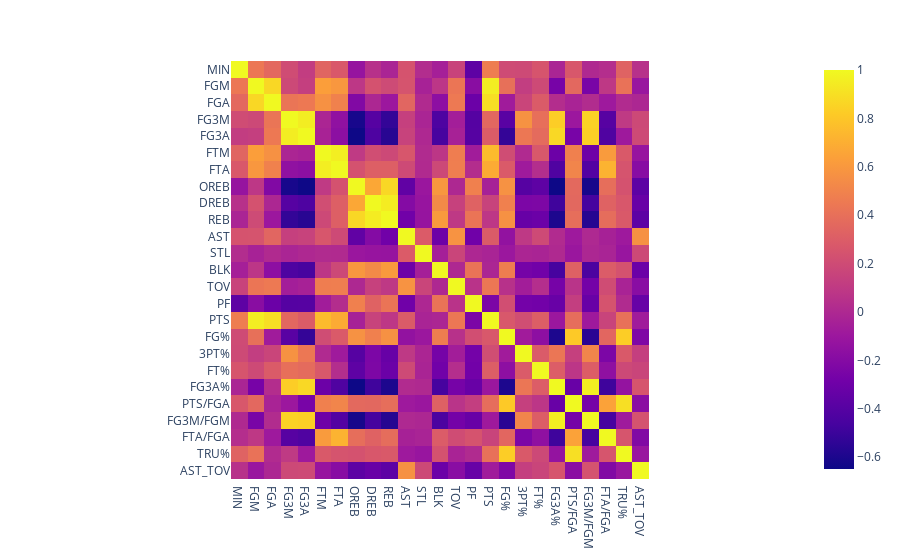

The notebook cell saved with this chart:
### Code cell
non_numeric_columns = data_per_min.select_dtypes(exclude=[np.number]).columns
print("Non-numeric columns:", non_numeric_columns)

numeric_data = data_per_min.select_dtypes(include=[np.number])
correlation_matrix = numeric_data.corr()

fig = px.imshow(correlation_matrix)
fig.show()

### Figure 1 — Plotly figure (JSON) as saved in the notebook; plotly's stock layout.template omitted (floating-point values rounded to 4 significant figures; data arrays with more than 128 entries replaced by an {"elided": "..."} marker saying what was removed)
{"data": [{"coloraxis": "coloraxis", "hovertemplate": "x: %{x}<br>y: %{y}<br>color: %{z}<extra></extra>", "name": "0", "type": "heatmap", "x": ["MIN", "FGM", "FGA", "FG3M", "FG3A", "FTM", "FTA", "OREB", "DREB", "REB", "AST", "STL", "BLK", "TOV", "PF", "PTS", "FG%", "3PT%", "FT%", "FG3A%", "PTS/FGA", "FG3M/FGM", "FTA/FGA", "TRU%", "AST_TOV"], "xaxis": "x", "y": ["MIN", "FGM", "FGA", "FG3M", "FG3A", "FTM", "FTA", "OREB", "DREB", "REB", "AST", "STL", "BLK", "TOV", "PF", "PTS", "FG%", "3PT%", "FT%", "FG3A%", "PTS/FGA", "FG3M/FGM", "FTA/FGA", "TRU%", "AST_TOV"], "yaxis": "y", "z": {"elided": "25x25 float values"}}], "layout": {"coloraxis": {"colorscale": [[0, "#0d0887"], [0.1111, "#46039f"], [0.2222, "#7201a8"], [0.3333, "#9c179e"], [0.4444, "#bd3786"], [0.5556, "#d8576b"], [0.6667, "#ed7953"], [0.7778, "#fb9f3a"], [0.8889, "#fdca26"], [1, "#f0f921"]]}, "margin": {"t": 60}, "xaxis": {"anchor": "y", "constrain": "domain", "domain": [0, 1], "scaleanchor": "y"}, "yaxis": {"anchor": "x", "autorange": "reversed", "constrain": "domain", "domain": [0, 1]}}}
